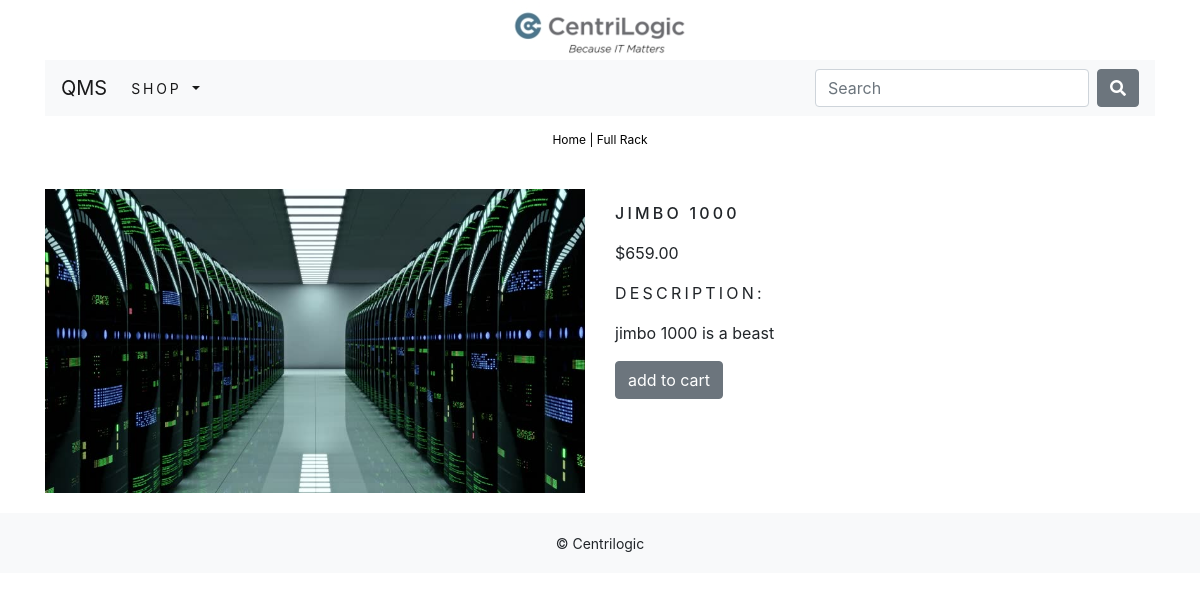
/shop/full-rack/jimbo-1000/, run on the app's committed database.
### shop/models.py (models this page shows, shortened)
class Product(models.Model):
    name = models.CharField(max_length=250, unique=True)
    slug = models.SlugField(max_length=250, unique=True)
    description = models.TextField(blank=True)
    category = models.ForeignKey(Category, on_delete=models.CASCADE)
    price = models.DecimalField(max_digits=10, decimal_places=2)
    image = models.ImageField(upload_to='product', blank=True)
    stock = models.IntegerField()
    available = models.BooleanField(default=True)
    created = models.DateTimeField(auto_now_add=True)
    updated = models.DateTimeField(auto_now=True)
    class Meta:
        ordering = ('name',)
        verbose_name = 'product'
        verbose_name_plural = 'products'

class Category(models.Model):
    name = models.CharField(max_length=250, unique=True)
    slug = models.SlugField(max_length=250, unique=True)
    description = models.TextField(blank=True)
    image = models.ImageField(upload_to='category', blank=True)
    class Meta:
        ordering = ('name',)
        verbose_name = 'category'
        verbose_name_plural = 'categories'
    def get_url(self):
        return reverse('shop:products_by_category', args=[self.slug])
    def __str__(self):
        return '{}'.format(self.name)

### shop/views.py (the view)
# urls.py: path('<slug:c_slug>/<slug:product_slug>/', views.ProductCatDetail, name='ProductCatDetail'),
def ProductCatDetail(request, c_slug, product_slug):
    try:
        product = Product.objects.get(category__slug=c_slug, slug=product_slug)
    except Exception as e:
        raise e
    return render(request, 'shop/product.html', {'product':product})

### cart/context_processors.py (called while the page is built)
def counter(request):
    item_count = 0
    if 'admin' in request.path:
        return{}
    else:
        try:
            cart = Cart.objects.filter(cart_id=_cart_id(request))
            cart_items = CartItem.objects.all().filter(cart=cart[:1])
            for item in cart_items:
                item_count += item.quantity
        except Cart.DoesNotExist:
            item_count = 0
    return dict(item_count = item_count)

### cart/views.py (called while the page is built)
def _cart_id(request):
    cart = request.session.session_key
    if not cart:
        cart = request.session.create()
    return cart

### shop/context_processors.py (called while the page is built)
def menu_links(request):
    links = Category.objects.all()
    return dict(links=links)

### shop/templates/shop/product.html (shortened to what this page needs)
{% extends 'base.html' %}
{% load staticfiles %}
{% block content %}
    <div class="row my_prod_row_class">
        <div class="mx-auto"><p><a href="{% url 'shop:allProdCat' %}">Home</a> | <a href="{{ product.category.get_url }}">{{ product.category }}</a></p></div>
        <div class="container">
            <br>
            <div class="row">
                <div class="col-12 col-sm-12 col-md-12 col-lg-6 text-center">
                    <div style="min-width: 18rem;">
                        <img class="my_image" src="{{ product.image.url }}" alt="{{ product.name }}" >
                    </div>
                </div>
                <div class="col-12 col-sm-12 col-md-12 col-lg-6">
                    <div>
                        <h1 class="my_prod_title">{{ product.name }}</h1>
                        <p>${{ product.price }}</p>
                        <p class="my_title">Description: </p>
                        <p class="text-justify my_prod_text">{{ product.description }}</p>
                        {% if product.stock <= 0 %}
                            <p class="text-justify my_prod_text"><b>Out of stock</b></p>
                        {% else %}
                            <a class="btn btn-secondary" href="{% url 'cart:add_cart' product.id %}">add to cart </a>
                        {% endif %}
                    </div>
                </div>
            </div>
        </div>
    </div>
{% endblock content %}

### static/css/custom.css (style rules this page uses)
body { font-family: 'Roboto', sans-serif; }
.my_image { width: 100%; height: auto; }
.my_title { font-size: 16px; text-transform: uppercase; letter-spacing: .2em; }
.my_prod_row_class { padding-top: 15px; padding-bottom: 20px; }
.my_prod_row_class .mx-auto p { color: #000; font-size: 12px; }
.my_prod_row_class .mx-auto p a { color: #000; font-size: 12px; text-decoration: none; }
.my_prod_title { font-size: 16px; text-transform: uppercase; letter-spacing: .2em; padding-top: 15px; padding-bottom: 10px; }
.my_prod_text { padding-right: 20px; }

### data on the page
Product: category "Full Rack", image (picture), name "JIMBO 1000", price "659.00", description "jimbo 1000 is a beast"
